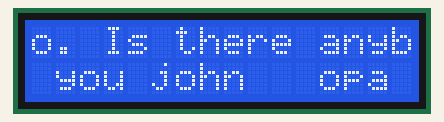
The sketch below on a simulated Arduino Uno, built with avr-gcc and run on an emulated ATmega328P. On the bench: 16×2 character LCD.

Above: at 0.1 s.
At 1.1 s:
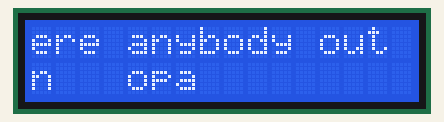
At 1.6 s:
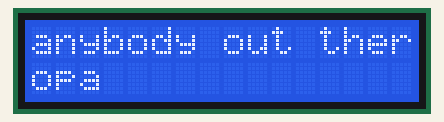
At 2.6 s:
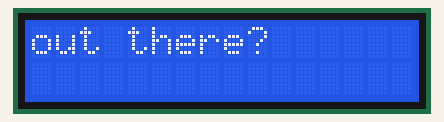
At 4.1 s:
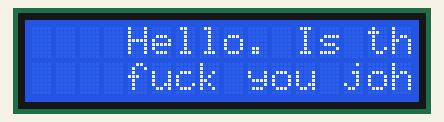
At 5.6 s:
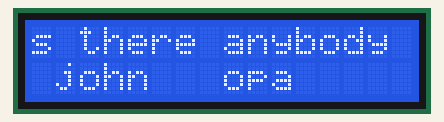

Measured:
- by itself, everything shown: repeats every 5.0 s, in 10 steps
- what the display in image 1 shows lasts 0.5 s, from 1.1 s to 1.6 s

The sketch:

LCD_led13.ino
```cpp
/***********************************
  Code By abrushfx.com
  Started on July 9th 2012

************************************/
//
//Used for this particular LCD with these pin specific pin numbers.
//http://www.sparkfun.com/datasheets/LCD/GDM1602K.pdf

#include  <LiquidCrystal.h>

/*Connect LCD to Arduino:
  LCD    -> Arduino
  --------------------------
  1|VSS| -> Arduino GND
  2|VDD| -> Arduino +5v
  3|VO | -> Arduino GND pin + Resistor or Potentiometer
  4|RS | -> Arduino pin 12
  5|RW | -> Arduino GND - pin can be conected to 11. But Ground was used here.
  6|E  | -> Arduino pin 10
  7|D0 | -> Arduino - Not Connected
  8|D1 | -> Arduino - Not Connected
  9|D2 | -> Arduino - Not Connected
 10|D3 | -> Arduino - Not Connected
 11|D4 | -> Arduino pin 5
 12|D5 | -> Arduino pin 4
 13|D6 | -> Arduino pin 3
 14|D7 | -> Arduino pin 2
 15|A  | -> Arduino Pin 13 + Resistor (Backlight power)
 16|K  | -> Arduino GND (Backlight ground)
*/


//Arduino scrolling text example

LiquidCrystal lcd(12, 11, 5, 4, 3, 2);


void setup()
{
//  pinMode(backLight, OUTPUT);        	//set pin 13 as output
//  analogWrite(backLight, 150);       	//controls the backlight intensity 0-254

  lcd.begin(16,2);                		// columns, rows. size of display
  lcd.clear();                    		// clear the screen
  lcd.setCursor(0,0);             		// set cursor to column 0, row 0 (first row)
  lcd.print("Hello. Is there anybody out there?");       // input your text here
  lcd.setCursor(0,1);             		// move cursor down one
  lcd.print("fuck you john");  		//input your text here
}

void loop()
{
  lcd.setCursor(16,1); // set the cursor outside the display count
  lcd.autoscroll();    // set the display to automatically scroll:
  lcd.print("opa ");      // print empty character
  delay(500);
}
```
